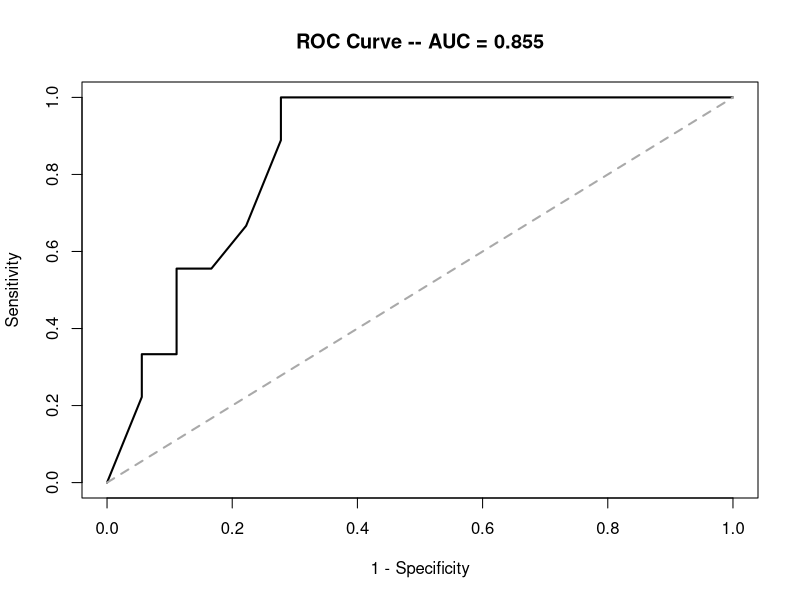

This figure's R source:
logit = function(x)
    log(x / (1-x))
logistic = function(x)
    exp(x) / (1 + exp(x))

li = c(8, 8, 10, 10, 12, 12, 12, 14, 14, 14, 16, 16, 16, 18, 20, 20, 20, 22, 22, 24, 26, 28, 32, 34, 38, 38, 38)
y = c(0, 0, 0, 0, 0, 0, 0, 0, 0, 0, 0, 0, 0, 1, 1, 1, 0, 1, 0, 0, 1, 1, 0, 1, 1, 1, 0)
cbind(y, li)

mod = glm(y ~ li, family = binomial(link = "logit"))
summary(mod)
exp(coef(mod))

phat = logistic(cbind(1, li) %*% coef(mod)) # only for logit link
# phat = predict(mod, type="response") # for other links

p0 = seq(1, 0, length = 101)
sens = double(length(p0))
spec = double(length(p0))
for (i in 1:length(p0)){
    yhat = ifelse(phat >= p0[i], 1, 0)
    sens[i] = sum(y * yhat) / sum(y)
    spec[i] = sum((1-y) * (1-yhat)) / sum(1-y)
    }

### sensitivty at p0 = 0.5 (p0[51] = 0.5)
yhat = ifelse(phat >= p0[51], 1, 0)
# sens
c(sum(y * yhat), sum(y))
sum(y * yhat) / sum(y)
# spec
c(sum((1-y) * (1-yhat)), sum(1-y))
sum((1-y) * (1-yhat)) / sum(1-y)

calc_auc = function(sens, spec){
    y = sens
    x = 1 - spec
    auc = double(length(y)-1)
    # this only works for certain functions
    for (i in 1:(length(y)-1))
        auc[i] = y[i]*(x[i+1]-x[i]) + 0.5*(y[i+1]-y[i])*(x[i+1]-x[i])
    return (sum(auc))
    }
calc_auc(sens, spec)

pdf("./roc.pdf")
plot(1-spec, sens, type='l', main = paste0("ROC Curve -- AUC = ",
    round(calc_auc(sens, spec),3)), lwd = 2,
    xlab = "1 - Specificity", ylab = "Sensitivity")
lines(c(0,1), c(0,1), lty=2, col='darkgray', lwd=2)
dev.off()
